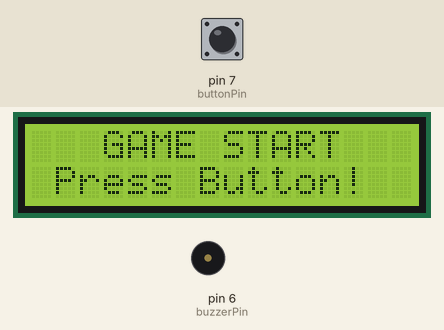
Simulated run of this sketch. Board: Arduino Uno, built with avr-gcc and run on an emulated ATmega328P. Parts: 16×2 character LCD, buzzer (waves = sounding). The test bench sets the inputs (shaded band); at power-on: pin 7 (buttonPin) HIGH. Random numbers use the default seed unless the sketch sets one.

Above: at 1.4 s.
1.8 s: pin 7 (buttonPin) pulled LOW for 0.15 s
At 2.4 s:
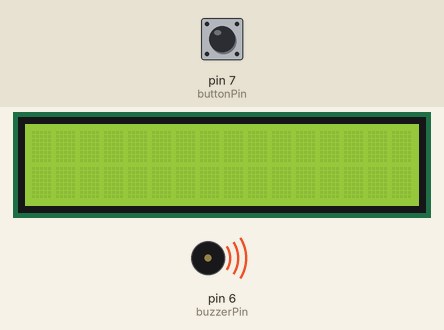
2.5 s: pin 7 (buttonPin) pulled LOW for 1 s
At 3.45 s:
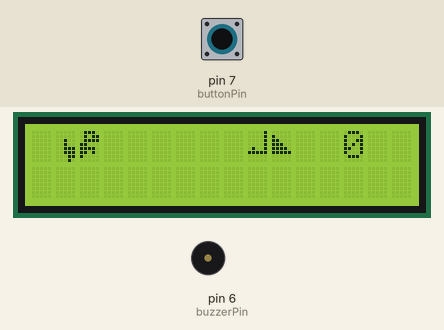
4.1 s: pin 7 (buttonPin) pulled LOW for 0.15 s
At 4.35 s:
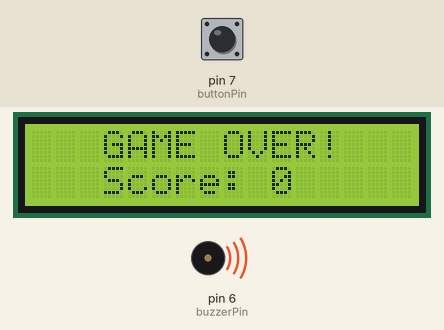
4.8 s: pin 7 (buttonPin) pulled LOW for 3.2 s
8.6 s: pin 7 (buttonPin) pulled LOW for 1 s
At 9.17 s:
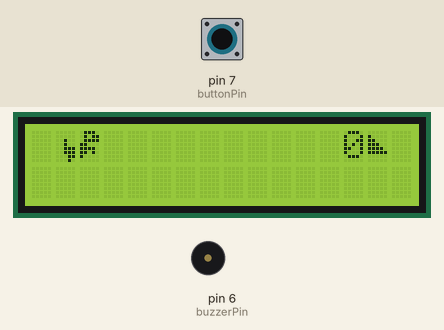
12.4 s: pin 7 (buttonPin) pulled LOW for 3.2 s
At 17.13 s:
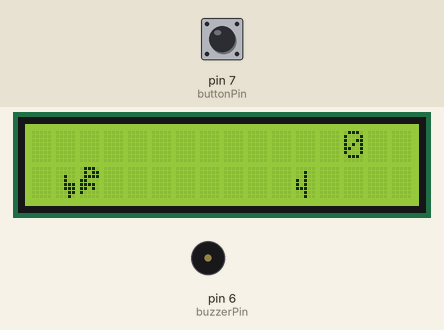
Timing chart, 0 to 17.2 s (numbered marks = the images above; inputs shaded):
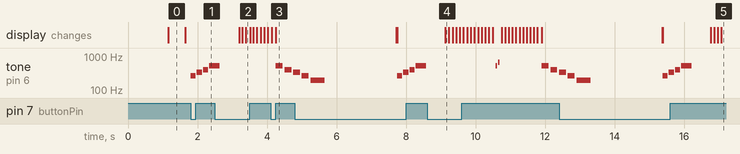

Measured:
- after the input at 1.8 s, tone on pin 6 (buzzerPin): plays 262 Hz for 0.15 s, 330 Hz for 0.15 s, 392 Hz for 0.15 s, 523 Hz for 0.16 s, starting at once
- what the display in image 0 shows lasts 0.4 s, from 1.2 s to 1.6 s

The sketch:

Arduino_Code.ino
```cpp
#include <LiquidCrystal.h>
#include <Wire.h>
#include <LiquidCrystal_I2C.h>

LiquidCrystal_I2C lcd(0x27, 16, 2);

// Character definitions remain the same
byte DINO_BODY_PART_1[8] = {B00000, B00000, B00100, B00100, B00111, B00111, B00011, B00010};
byte DINO_BODY_PART_2[8] = {B01110, B01011, B01111, B11000, B11110, B11010, B10000, B10000};
byte DINO_RIGHTFOOT_PART_1[8] = {B00000, B00000, B00100, B00100, B00111, B00111, B00011, B00010};
byte DINO_RIGHTFOOT_PART_2[8] = {B01110, B01011, B01111, B11000, B11110, B11010, B10000, B00000};
byte DINO_LEFTFOOT_PART_1[8] = {B00000, B00000, B00100, B00100, B00111, B00111, B00011, B00000};
byte DINO_LEFTFOOT_PART_2[8] = {B01110, B01011, B01111, B11000, B11110, B11010, B10000, B10000};
byte BRANCH_PART_1[8] = {B00000, B00100, B00100, B10100, B10100, B11100, B00100, B00100};
byte BRANCH_PART_2[8] = {B00100, B00101, B00101, B10101, B11111, B00100, B00100};
byte BIRD_PART1[8] = {B00001, B00001, B00001, B00001, B01001, B11111, B00000, B00000};
byte BIRD_PART2[8] = {B00000, B10000, B11000, B11100, B11110, B11111, B00000, B00000};

const int buttonPin = 7;
const int buzzerPin = 6;

// Game speed constants
const int INITIAL_SPEED = 100;  // Initial time between obstacle movements
const int MIN_SPEED = 30;       // Minimum time between movements (maximum speed)
const int SPEED_DECREASE = 5;   // How much to decrease the time interval per level

// Musical notes frequencies
#define NOTE_G3  196
#define NOTE_C4  262
#define NOTE_D4  294
#define NOTE_E4  330
#define NOTE_F4  349
#define NOTE_G4  392
#define NOTE_A4  440
#define NOTE_B4  494
#define NOTE_C5  523
#define NOTE_D5  587
#define NOTE_E5  659
#define NOTE_F5  698

// Melodies
int startMelody[] = {NOTE_C4, NOTE_E4, NOTE_G4, NOTE_C5};
int startDurations[] = {150, 150, 150, 300};
int gameOverMelody[] = {NOTE_C5, NOTE_G4, NOTE_E4, NOTE_C4, NOTE_G3};
int gameOverDurations[] = {200, 200, 200, 200, 400};
int highObstacleSound[] = {NOTE_C5, NOTE_E5};
int highObstacleDurations[] = {50, 50};
int lowObstacleSound[] = {NOTE_C4, NOTE_G4};
int lowObstacleDurations[] = {50, 50};

// Game state variables
bool gameStarted = false;
int column_dino1 = 1;
int column_dino2 = 2;
int row_dino = 1;
unsigned long clock1 = 0;
int time1 = 100;
int flag = 1;
int row_part = 0;
int column_part = 13;
int time2 = INITIAL_SPEED;  // Initialize with starting speed
unsigned long clock2 = 0;
int a = 0;
int b = 1;
int c = 2;
int d = 0;
unsigned long clock3 = 0;
int time3 = 100;
int point1 = 0;
int point2 = 0;
int num_random = 0;
int column_bird = 13;
int e = 0;
int row_bird = 1;
int current = 0;
int prev = 0;
int f = 13;

// Start screen variables
unsigned long blinkClock = 0;
const int blinkInterval = 500;
bool blinkState = true;

// Sound functions remain the same
void playStartSound() {
    for (int i = 0; i < 4; i++) {
        tone(buzzerPin, startMelody[i]);
        delay(startDurations[i]);
        noTone(buzzerPin);
        delay(30);
    }
}

void playGameOverMelody() {
    for (int i = 0; i < 5; i++) {
        tone(buzzerPin, gameOverMelody[i]);
        delay(gameOverDurations[i]);
        noTone(buzzerPin);
        delay(50);
    }
}

void playHighObstacleSound() {
    for (int i = 0; i < 2; i++) {
        tone(buzzerPin, highObstacleSound[i]);
        delay(highObstacleDurations[i]);
        noTone(buzzerPin);
        delay(20);
    }
}

void playLowObstacleSound() {
    for (int i = 0; i < 2; i++) {
        tone(buzzerPin, lowObstacleSound[i]);
        delay(lowObstacleDurations[i]);
        noTone(buzzerPin);
        delay(20);
    }
}

// Function to update game speed based on score
void updateGameSpeed() {
    // Calculate new speed based on score
    int newSpeed = INITIAL_SPEED - (point2 * SPEED_DECREASE);

    // Ensure speed doesn't go below minimum
    time2 = max(newSpeed, MIN_SPEED);
}

void showStartScreen() {
    if (millis() - blinkClock >= blinkInterval) {
        blinkClock = millis();
        blinkState = !blinkState;

        lcd.clear();
        if (blinkState) {
            lcd.setCursor(3, 0);
            lcd.print("GAME START");
            lcd.setCursor(1, 1);
            lcd.print("Press Button!");
        }
    }
}

void setup() {
    // Initialize pins
    pinMode(buttonPin, INPUT_PULLUP);
    pinMode(buzzerPin, OUTPUT);

    // Initialize LCD
    lcd.begin(16, 2);
    lcd.backlight();

    // Create custom characters
    lcd.createChar(0, DINO_BODY_PART_1);
    lcd.createChar(1, DINO_BODY_PART_2);
    lcd.createChar(2, DINO_RIGHTFOOT_PART_1);
    lcd.createChar(3, DINO_RIGHTFOOT_PART_2);
    lcd.createChar(4, DINO_LEFTFOOT_PART_1);
    lcd.createChar(5, DINO_LEFTFOOT_PART_2);
    lcd.createChar(6, BRANCH_PART_1);
    lcd.createChar(7, BRANCH_PART_2);
    lcd.createChar(8, BIRD_PART1);
    lcd.createChar(9, BIRD_PART2);

    // Initialize game state
    gameStarted = false;
    blinkClock = millis();

    // Test buzzer
   // tone(buzzerPin, NOTE_C4, 100);
    //delay(100);
    //noTone(buzzerPin);
}

void gameOver() {
    lcd.clear();
    lcd.setCursor(3, 0);
    lcd.print("GAME OVER!");
    lcd.setCursor(3, 1);
    lcd.print("Score: ");
    lcd.print(point1);

    playGameOverMelody();
    delay(2000);

    // Reset game state
    gameStarted = false;
    lcd.clear();
    column_part = 15;
    time2 = INITIAL_SPEED;  // Reset speed to initial value
    point1 = 0;
    point2 = 0;
}

void loop() {
    if (!gameStarted) {
        showStartScreen();
        if (digitalRead(buttonPin) == LOW) {
            gameStarted = true;
            lcd.clear();
            playStartSound();
            delay(500);
        }
        return;
    }

    if (millis() > clock1 + time1) {
        clock1 = millis();
        flag = (flag == 1) ? 2 : 1;
    }

    if (millis() > clock2 + time2) {
        clock2 = millis();
        column_part -= 1;

        if (column_part == 0) {
            point1++;
            // Different sounds for high and low obstacles
            if (row_part == 0) {
                playHighObstacleSound();
            } else {
                playLowObstacleSound();
            }

            if (point1 % 10 == 0) {
                point2++;
                updateGameSpeed();  // Update game speed when level increases
            }
        }

        if (column_part < 0) {
            column_part = 13;
            num_random = random(0, 3);
        }

        f = column_part + 1;
        lcd.setCursor(f, 1);
        lcd.print(" ");
        lcd.setCursor(f, 0);
        lcd.print(" ");
        lcd.setCursor(0, 1);
        lcd.print(" ");
        lcd.setCursor(0, 0);
        lcd.print(" ");
        a = 1;
    }

    if (d == 0) {
        if (flag == 1) {
            lcd.setCursor(column_dino1, row_dino);
            lcd.write(byte(2));
            lcd.setCursor(column_dino2, row_dino);
            lcd.write(byte(3));
        } else {
            lcd.setCursor(column_dino1, row_dino);
            lcd.write(byte(4));
            lcd.setCursor(column_dino2, row_dino);
            lcd.write(byte(5));
        }
    }

    if (a == 1) {
        if (num_random == 1 || num_random == 2) {
            row_part = 1;
            lcd.setCursor(column_part, row_part);
            lcd.write(byte(6 + num_random - 1));
        } else {
            row_part = 0;
            lcd.setCursor(column_part - 1, row_part);
            lcd.write(byte(8));
            lcd.setCursor(column_part, row_part);
            lcd.write(byte(9));
        }
        a = 0;
    }

    if (digitalRead(buttonPin) == LOW && (column_part == 1 || column_part == 2 || column_bird == 1 || column_bird == 2) && row_part == 0) {
        gameOver();
    }

    if ((column_part == b || column_part == c) && row_part == 1) {
        gameOver();
    }

    if (digitalRead(buttonPin) == LOW) {
        b = 50;
        c = 50;
        if (d == 0) {
            lcd.setCursor(0, 1);
            lcd.print("    ");
        }
        d = 1;
        lcd.setCursor(column_dino1, 0);
        lcd.write(byte(2));
        lcd.setCursor(column_dino2, 0);
        lcd.write(byte(3));
    } else {
        b = 1;
        c = 2;
        d = 0;
    }

    lcd.setCursor(13, 0);
    lcd.print(point1);
   // lcd.setCursor(14, 0);
    //lcd.print(point2);

    current = digitalRead(buttonPin);
    if (current != prev) {
        lcd.setCursor(1, 0);
        lcd.print("  ");
    }
    prev = current;
}
```
